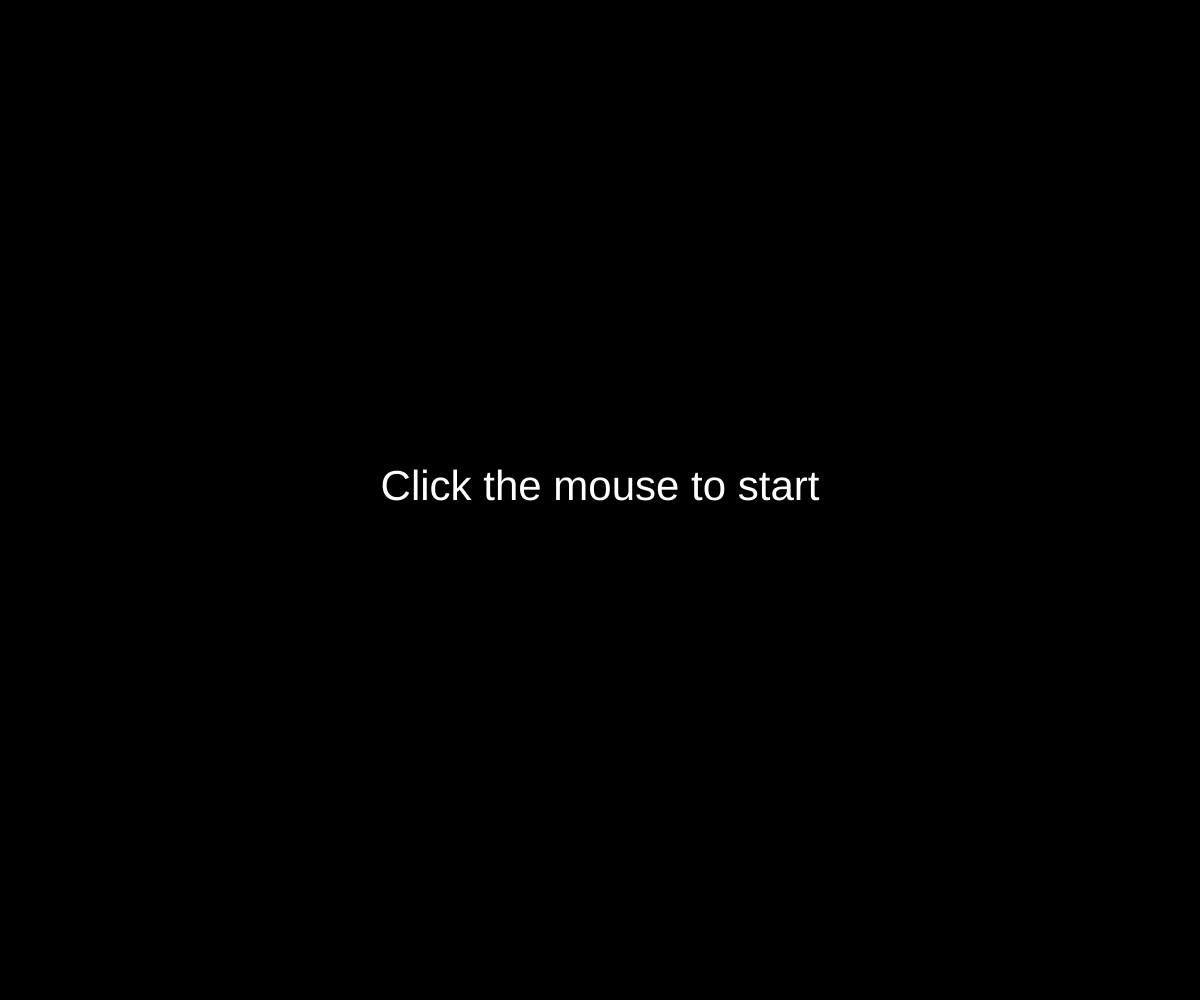
Frame 1 (no input)
Frame 60 (no input): identical to frame 1, image omitted
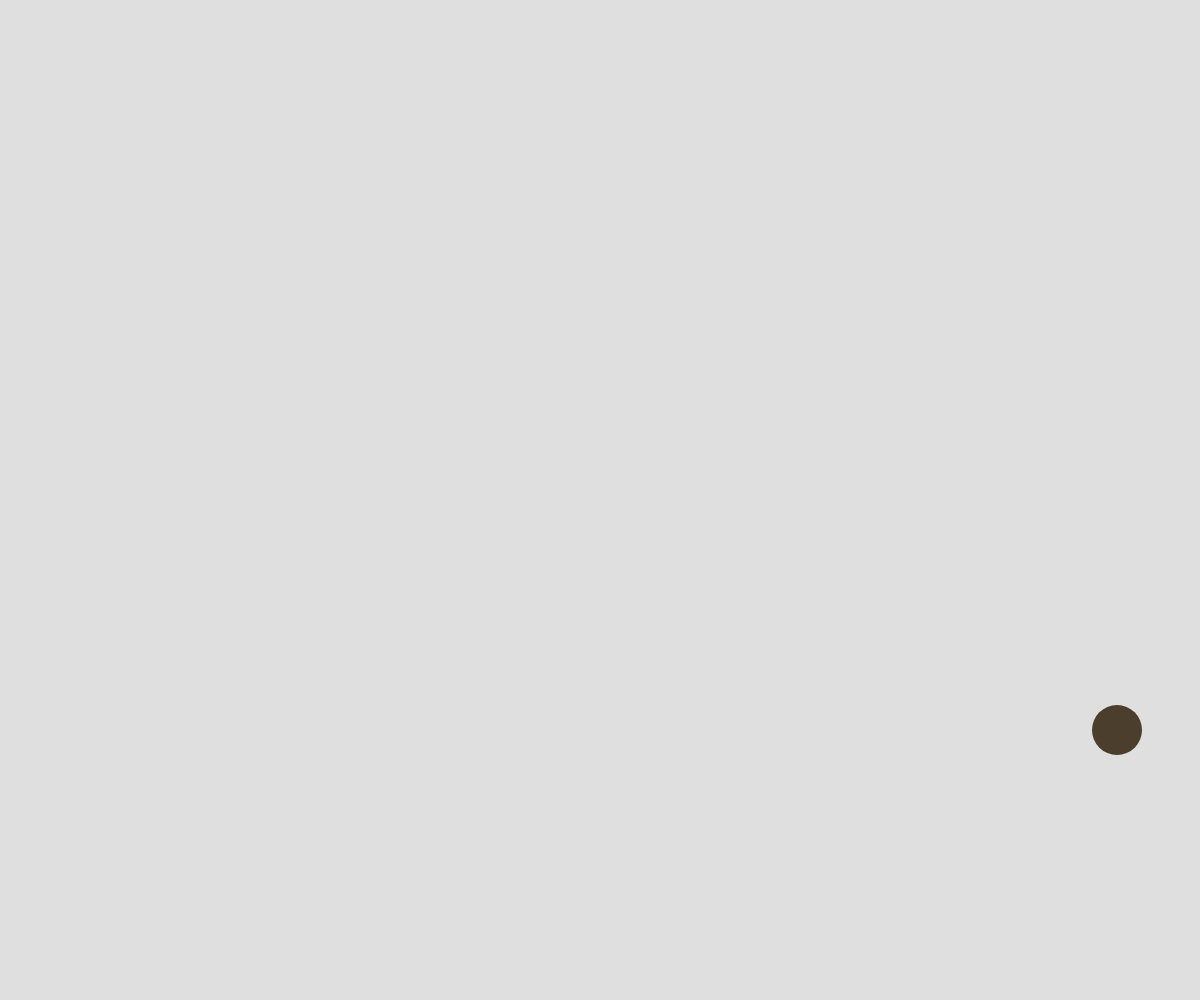
Frame 120 (the mouse pressed at the canvas centre since frame 60)

The p5.js sketch that drew these frames (run headless with seeded random() and noise() and a simulated clock; from frame 60 on, the mouse is pressed at the canvas centre):

// p5.js sketch
// ── sketch.js
// Bouncing ball
// Your Name
// Date
//
let x;
let y;
let dx;
let dy;
let radius = 25;
let r = 0;
let g = 0;
let b = 0;
let state = "start screen";

function setup() {
  createCanvas(windowWidth, windowHeight);
  x = width/2;
  y = height/2;
  dx = random(1,15);
  dy = random(1,15);
  noStroke();
  changeCircleColour();
}

function draw() {
  if (state === "start screen") {
    background("black");
    showInstructions();
  }
  else if (state === "bouncing ball") {
    background(223);
    drawCircle();
    moveCircle();
    bounceOfWall();
  }
}

function showInstructions() {
  fill("white");
  textSize(42);
  textAlign(CENTER);
  text("Click the mouse to start", width/2, height/2);
}

function mousePressed() {
  if (state === "start screen") {
    state = "bouncing ball";
  }
}

function drawCircle() {
  fill(r, g, b);
  circle(x,y, radius * 2);
}

function moveCircle() {
  x += dx; 
  y += dy;
}

function bounceOfWall() {
  if (x + radius >= width || x - radius <= 0) {
    dx = -dx;
    changeCircleColour();
  }
  if (y + radius >= height || y - radius <= 0) {
    dy = -dy;
    changeCircleColour();
  }
}

function changeCircleColour() {
  r = random(255);
  g = random(255);
  b = random(255);
}
